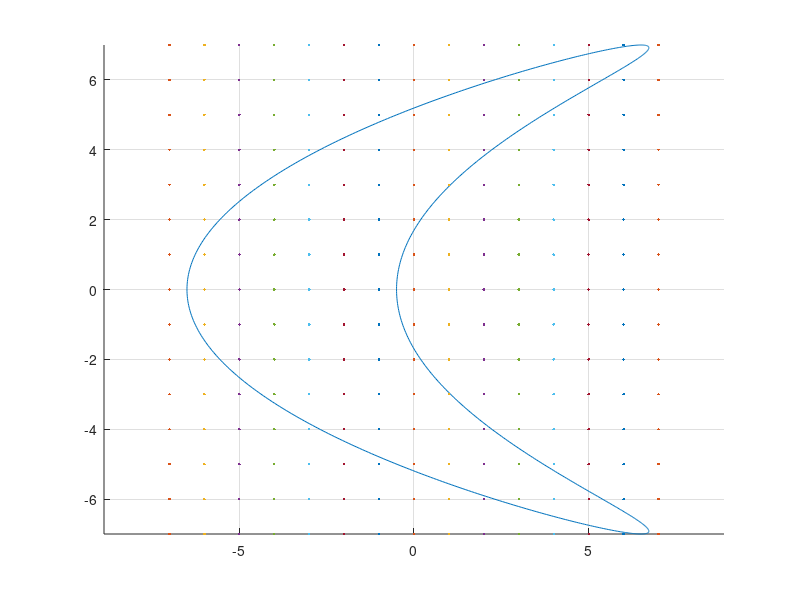

Reproduce this figure in MATLAB.
clear
close all
clc

% parameterized curve (can be any parameterized curve)
N = 900;
tt = linspace(0,2*pi,N);
dt = tt(2)-tt(1);
x = 1.5 + 3*sin(tt) + 5*cos(2*tt);
y = 7*cos(tt);
s = [x;y];

% number of points in the polygon
aa = round(max([x y])); % grid size (aa x aa)
[xx,yy] = meshgrid(linspace(-aa,aa,2*aa+1)); % formation of the grid
[inside,on] = inpolygon(xx,yy,x,y); % matlab point-in-polygon algorithm

% % area enclosed by the curve
% xx2 = @(y) -7/2+3*sqrt(1-y.^2/49)+10*y.^2/49;
% xx1 = @(y) -7/2-3*sqrt(1-y.^2/49)+10*y.^2/49;
% area = integral(@(y)xx2(y)-xx1(y),-7,7);

% unit tangent and outward unit normal
dxdt = 3*cos(tt)-10*sin(2*tt); % derivative of x-component
dydt = -7*sin(tt); % derivative of y-component
t = [dxdt;dydt]... % unit tangent
     ./vecnorm([dxdt;dydt]);
n = [-dydt;dxdt]./vecnorm([dxdt;dydt]); % unit normal

% vector field
ds = sqrt(dxdt.^2+dydt.^2)*dt; % arc length
in = 0; % initialization of inside points
out = 0; % initilization of outside points
Flux = zeros(2*aa+1); % matrix to store Flux values

% % debugging code
% a = -1;
% b = 0;
% q = 1;
% E1x = q*(x-a)./((x-a).^2+(y-b).^2)/(2*pi);
% E1y = q*(y-b)./((x-a).^2+(y-b).^2)/(2*pi);
% E1 = [E1x;E1y];
% Flux1 = dot(E1,n)*ds';

% iterate over each grid point and compute the flux through the surface
for j = 1:2*aa+1
    for k = 1:2*aa+1
        q = 2*pi; % define charge with value of 2pi
        E = q.*(s-[xx(1,k);yy(j,1)])... % E field eval. at s when q = (xx(1,j),yy(k,1))
            ./(2*pi*vecnorm(s-[xx(1,k);yy(j,1)]).^2);
        Flux(j,k)= dot(E,n)*ds'; % Flux of Electric field 2*pi*winding number
        if abs(Flux(j,k)) > q/2 
            in = in + 1; % flux inside = q
        else
            out = out + 1; % flux outside = 0
        end
    end
end

disp(['Points inside the curve (algorithm) = ',num2str(in)]);
disp(['Points inside the curve (MATLAB) = ',num2str(numel(yy(inside)))]);
disp(['Points outside the curve = ',num2str(out)]);
 
figure
hold on
grid on
plot(x,y); % plot of the curve
plot(xx,yy,'.'); % plot of the vector field
% plot(xx1(yy),yy,'ro'); % plot of left half of curve
% plot(xx2(yy),yy,'ro'); % plot of right half of curve
% quiver(x,y,n(1,:),n(2,:)); % unit normal
% quiver(x,y,t(1,:),t(2,:)); % unit tangent
% quiver(x,y,E1(1,:),E1(2,:),'color','k'); % electric field evaluated on the curve
axis equal
